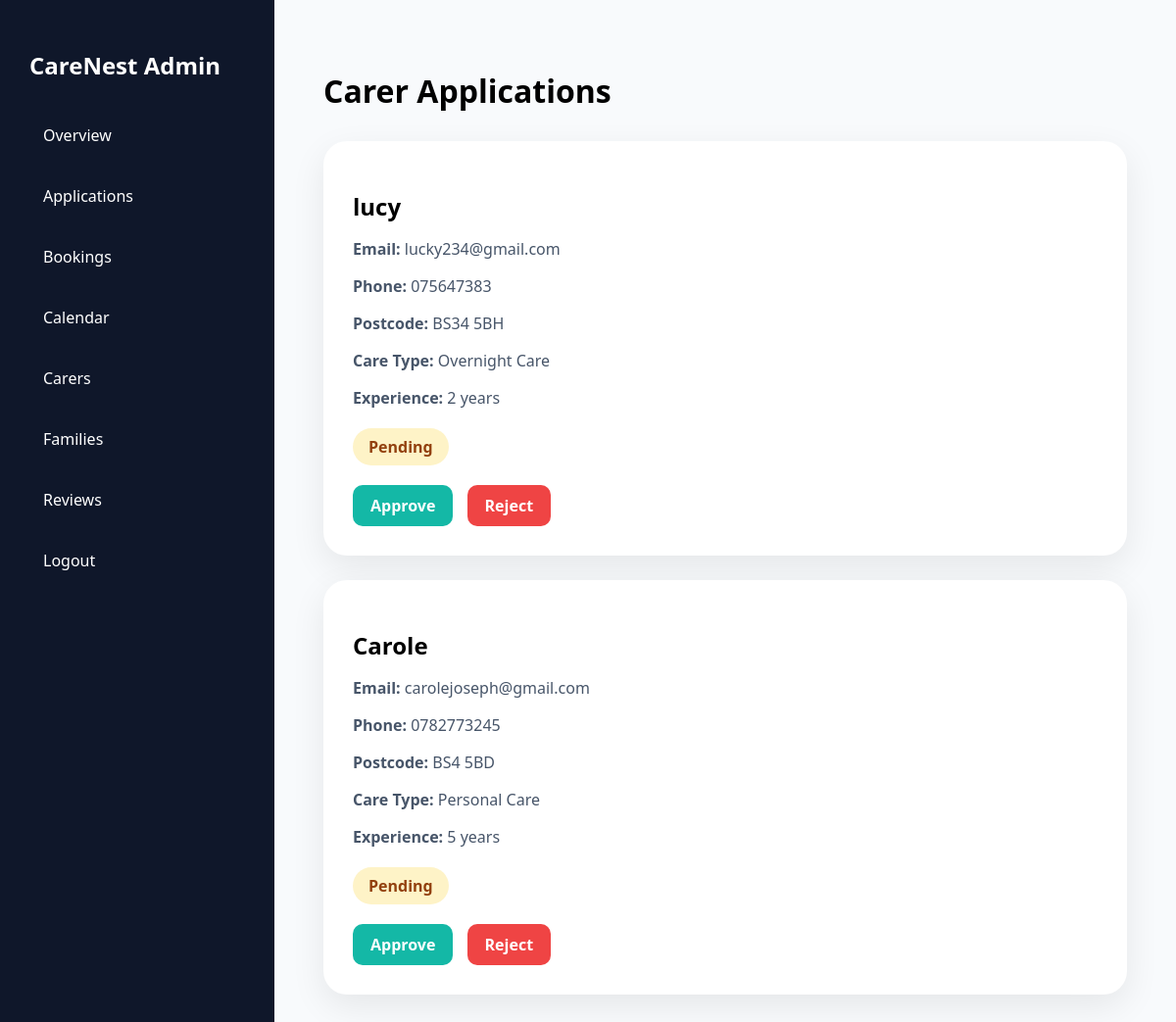
The app's page /admin-dashboard/applications/ (signed in), older data.
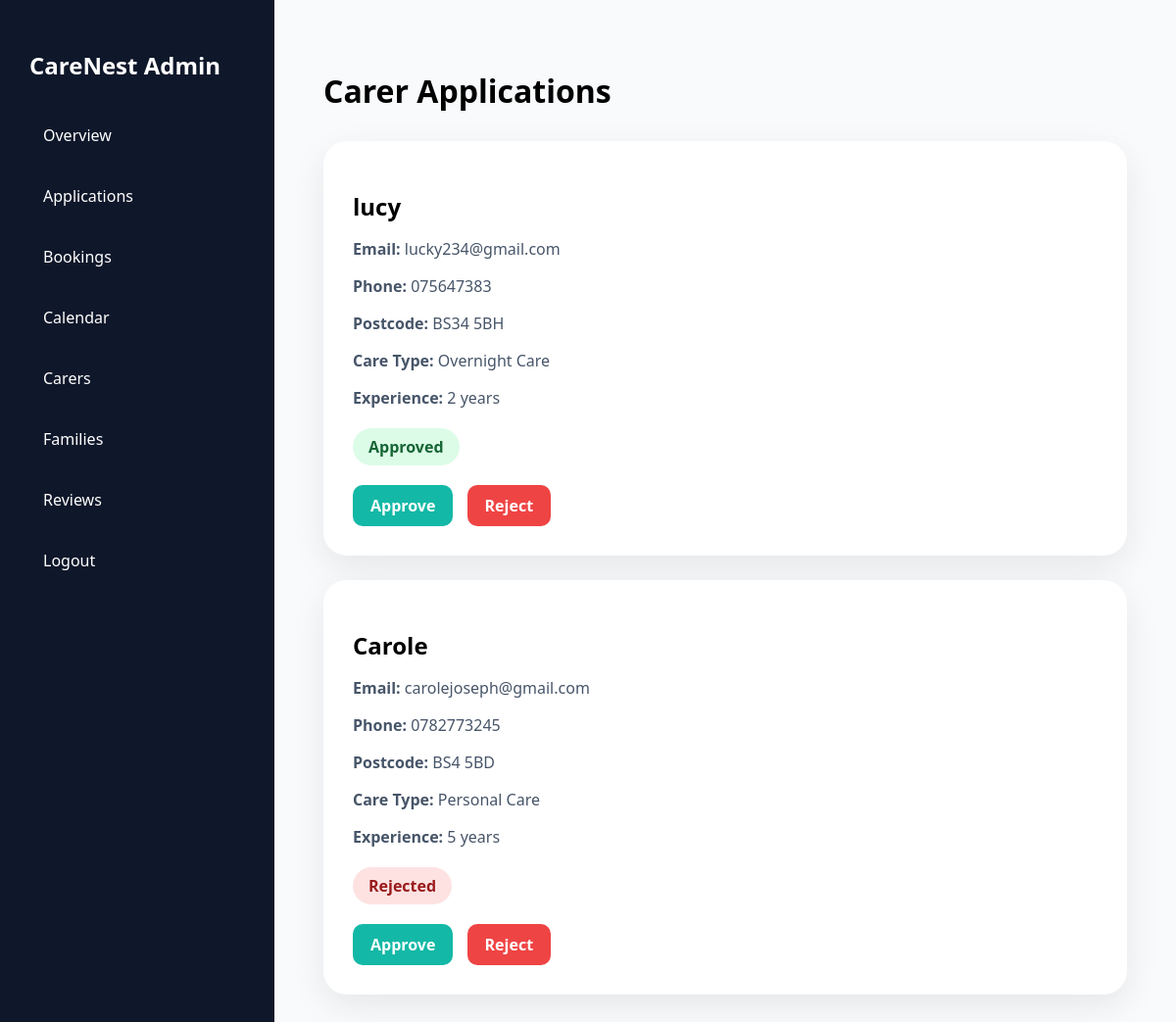
The same page, newer data.
### carers/models.py (models this page shows, shortened)
class CarerApplication(models.Model):
    STATUS_CHOICES = (
    ('pending', 'Pending'),
    ('approved', 'Approved'),
    ('rejected', 'Rejected'),
    )
    status = models.CharField(
    max_length=20,
    choices=STATUS_CHOICES,
    default='pending'
    )
    full_name = models.CharField(max_length=100)
    email = models.EmailField()
    phone_number = models.CharField(max_length=20)
    postcode = models.CharField(max_length=20)
    experience_years = models.PositiveIntegerField()
    care_type = models.CharField(
        max_length=50,
        choices=Carer.CARE_TYPES
    )
    message = models.TextField(
        blank=True
    )
    submitted_at = models.DateTimeField(
        auto_now_add=True
    )

### carers/views.py (the view)
@user_passes_test(lambda u: u.is_superuser)
def admin_applications(request):
    applications = CarerApplication.objects.all().order_by('-submitted_at')
    return render(
        request,
        'carers/admin_applications.html',
        {
            'applications': applications
        }
    )

### carers/templates/carers/admin_applications.html (shortened to what this page needs)
<!DOCTYPE html>
<html>
<head>
</head>
<body>
<div class="layout">
    <div class="sidebar">
        <h2>CareNest Admin</h2>
 <a href="/admin-dashboard/">Overview</a>
        <a href="/admin-dashboard/applications/">Applications</a>
        <a href="/admin-dashboard/bookings/">Bookings</a>
        <a href="/admin-dashboard/calendar/">Calendar</a>
        <a href="/admin/">Carers</a>
        <a href="/admin/">Families</a>
        <a href="/admin/">Reviews</a>
        <a href="/logout/">Logout</a>
    </div>
    <div class="main">
        <h1 class="page-title">
            Carer Applications
        </h1>
        {% for application in applications %}
            <div class="application-card">
                <h2>{{ application.full_name }}</h2>
                <p>
                    <strong>Email:</strong>
                    {{ application.email }}
                </p>
                <p>
                    <strong>Phone:</strong>
                    {{ application.phone_number }}
                </p>
                <p>
                    <strong>Postcode:</strong>
                    {{ application.postcode }}
                </p>
                <p>
                    <strong>Care Type:</strong>
                    {{ application.care_type }}
                </p>
                <p>
                    <strong>Experience:</strong>
                    {{ application.experience_years }} years
                </p>
                <span class="status {{ application.status }}">
                    {{ application.get_status_display }}
                </span>
                <div class="actions">
                    <a href="{% url 'approve_application' application.id %}" class="btn approve">
                        Approve
                    </a>
                    <a href="{% url 'reject_application' application.id %}" class="btn reject">
                        Reject
                    </a>
                </div>
            </div>
        {% empty %}
            <p>No applications found.</p>
        {% endfor %}
    </div>
</div>
</body>
</html>

Row changes from the older to the newer data that the page shows:
changed CarerApplication "lucy": status "Pending" → "Approved"
changed CarerApplication "Carole": status "Pending" → "Rejected"
